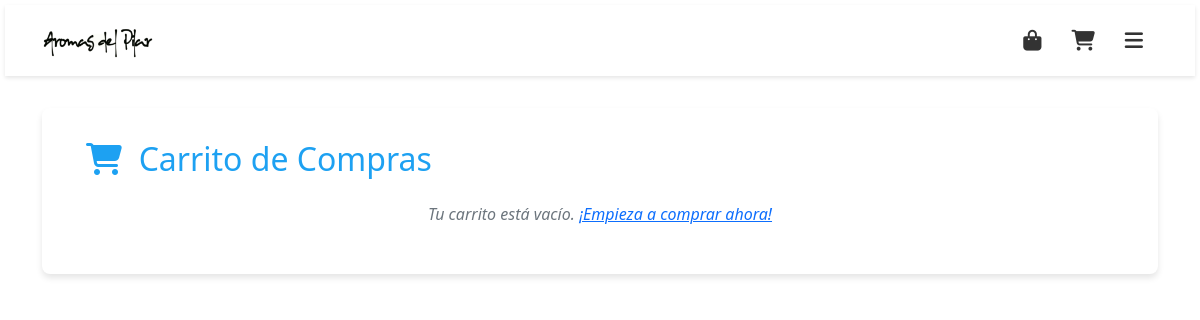
Before: /pedidos/carrito/ (signed in) with the older database file.
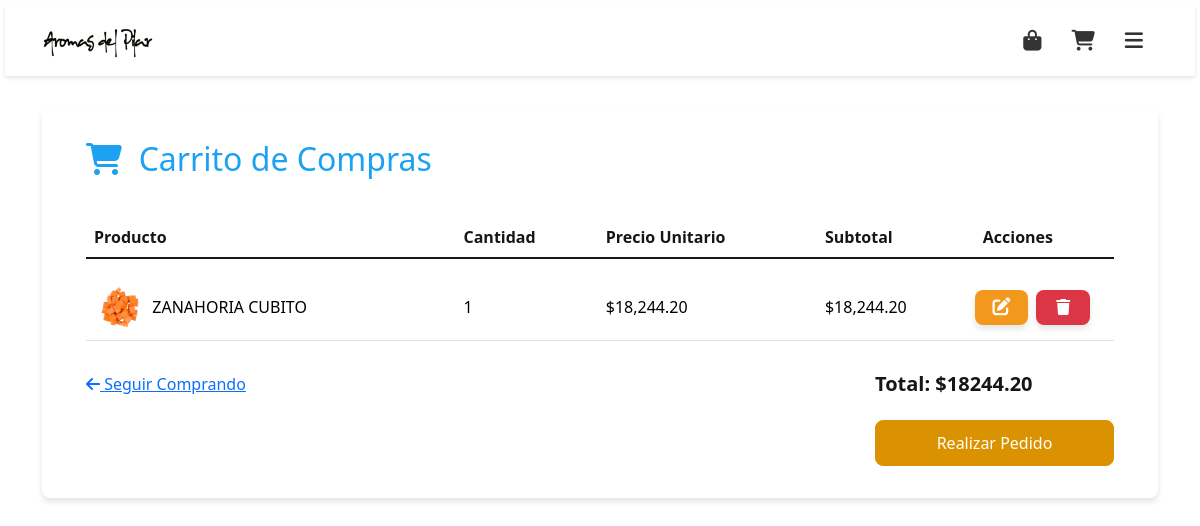
After: the same page with the newer database file.
### pedidos/models.py (models this page shows, shortened)
class ItemPedido(models.Model):
    pedido = models.ForeignKey(Pedido, on_delete=models.CASCADE, related_name='items')
    producto = models.ForeignKey(Producto, on_delete=models.CASCADE,null=True)
    producto_precio = models.ForeignKey(ProductoPrecio, on_delete=models.CASCADE,null=True)
    cantidad = models.PositiveIntegerField(default=1)
    precio_unitario = models.DecimalField(max_digits=25,decimal_places=2,blank=False,null=False,default=0)
    subtotal = models.DecimalField(max_digits=25,decimal_places=2,blank=False,null=False,default=0)
    def subtotal(self):
        return self.precio_unitario * self.cantidad

### inventario/models.py (models this page shows, shortened)
class Producto(models.Model):
    codigo = models.CharField(max_length=100,blank=True,null=True)
    nombre = models.CharField(max_length=100,blank=False,null=False)
    descripcion = models.CharField(max_length=200,blank=True,null=True)
    tipo = models.CharField(max_length=10, choices=TIPO_CHOICES, default='Simple')
    categoria = models.ForeignKey(Categoria, on_delete=models.SET_NULL, null=True, blank=True)
    cantidad = models.DecimalField(max_digits=20, decimal_places=2, default=1, blank=False, null=False)
    unidad_de_medida = models.CharField(max_length=50,choices=UNIDADES_DE_MEDIDA,blank=False,null=False,default="Unidades")
    costo_unitario = models.DecimalField(max_digits=20, decimal_places=2, default=0, blank=False, null=False)
    proveedor = models.ForeignKey(Proveedor, on_delete=models.SET_NULL, null=True, blank=True,verbose_name='Proveedor Ult. Compra')
    imagen = models.ImageField(
        max_length=255,
        upload_to='img/',
        blank=True,
        null=True,
        validators=[FileExtensionValidator(allowed_extensions=['jpg', 'jpeg', 'png', 'gif']), validate_image_size]
    )
    habilitar_venta = models.BooleanField(default=False)
    ultima_modificacion = models.DateTimeField(auto_now_add=True,blank=True,null=True)
    class Meta:
        verbose_name = 'producto'
        verbose_name_plural = '📦 Productos'

### pedidos/views.py (the view, shortened to what this page needs)
# urls.py: path('carrito/', carrito, name='carrito'),
@login_required
def carrito(request):
    config = configuracion.objects.first()
    try:
        cliente = Cliente.objects.get(usuario=request.user)
        if cliente.habilitado == False:
            return render(request, 'cuenta_suspendida.html')
    except Cliente.DoesNotExist:
        return render(request, 'cuenta_no_verificada.html')
    if request.method == 'GET':
        pedido, creado = Pedido.objects.get_or_create(cliente=cliente, estado='abierto')
        items = pedido.items.all()  # Obtener los ítems del pedido
        total = sum(item.subtotal() for item in items)  # Calcular total
        usuario = request.user
        perfil = obtener_perfil(usuario)
        context = {
            'items': items,
            'total': total,
            'tipo_cliente': perfil['tipo_cliente'],
            'numero_usuario': perfil['numero_usuario'],
            'empresa': perfil['empresa'],
            'link_contacto': config.numero_contacto if config else None,
            'mensaje': f'Hola, soy {request.user}, me contacto por ...',
        }
        return render(request, 'carrito.html', context)

### front/templates/carrito.html (shortened to what this page needs)
{% extends "base.html" %}
{% load static %}
{% load humanize %}
{% block content %}
<div class="container cart-container">
    <div class="row contenedor-tabla">
        <div class="row">
            <h2 class="cart-title"><i class="fas fa-shopping-cart"></i>&nbsp; Carrito de Compras</h2>
            {% if items %}
                <div class="table-responsive">
                    <table class="table cart-table">
                        <thead>
                            <tr>
                                <th>Producto</th>
                                <th>Cantidad</th>
                                <th>Precio Unitario</th>
                                <th>Subtotal</th>
                                <th>Acciones</th>
                            </tr>
                        </thead>
                        <tbody>
                            {% for item in items %}
                                <tr>
                                    <td data-label="Producto">
                                        <div class="d-flex align-items-center">
                                            <img src="{% if item.producto.imagen %}{{ item.producto.imagen.url }}{% else %}{% static 'img/default.png' %}{% endif %}" alt="{{ item.producto.nombre }}" class="product-image-cart mr-3">
                                            <span>&nbsp; {{ item.producto.nombre }}</span>
                                        </div>
                                    </td>
                                    <td data-label="Cantidad">{{ item.cantidad|intcomma }}</td>
                                    <td data-label="Precio Unitario">${{ item.precio_unitario|intcomma }}</td>
                                    <td data-label="Subtotal">${{ item.subtotal|intcomma  }}</td>
                                    <td data-label="Acciones" class="justify-content-center">
                                        <div class="row w-100">
                                            <div class="col-6 p-1">
                                                <button class="edit-btn w-100" data-item-id="{{ item.id }}" data-current-quantity="{{ item.cantidad }}">
                                                    <i class="fas fa-edit"></i>
                                                </button>
                                            </div>
                                            <div class="col-6 p-1">
                                            <form method="POST" action="{% url 'carrito' %}" class="d-inline">
                                                <button type="submit" class="remove-btn w-100">
                                                    <i class="fas fa-trash"></i>
                                                </button>
                                            </form>
                                        </div>
                                    </div>
                                    </td>
                                </tr>
                            {% endfor %}
                        </tbody>
                    </table>
                </div>
            </div>
            <div class="row">
                <div class="col-12 col-md-9 mb-3 follow-button">
                    <a href="{% url 'productos' %}" >
                        <i class="fas fa-arrow-left mr-2"></i> Seguir Comprando
                    </a>
                </div>
                <div class="col-12 col-md-3 text-md-right">
                    <h4 class="cart-total pb-3">
                        Total: ${{ total }}
                    </h4>
                        <a href="#" class="btn btn-primary btn-order mt-2" id="confirmOrderButton">
                            Realizar Pedido
                        </a>
                </div>
            </div>
        {% else %}
            <p class="empty-cart">Tu carrito está vacío. <a href="{% url 'productos' %}">¡Empieza a comprar ahora!</a></p>
        {% endif %}
        </div>
</div>
{% endblock %}

### front/templates/base.html (shortened to what this page needs)
{% load static %}
<!DOCTYPE html>
<html lang="es">
<head>
    <link rel="stylesheet" href="{% static 'css/styles.css' %}">
    <link rel="stylesheet" href="{% static 'css/theme.css' %}">
    <link rel="stylesheet" href="{% static 'css/button_order_ok.css' %}">
    <link rel="stylesheet" href="{% static 'bootstrap/css/bootstrap.min.css' %}">
    <link rel="stylesheet" href="{% static 'fontawesome/css/all.min.css' %}">
</head>
<body>
    <div style="padding: 5px;">
        <nav class="navbar navbar-expand-lg navbar-light">
            <div class="container">
                <a class="navbar-brand" href="{% url 'home' %}">
                    <img src="{% static 'logo.png' %}" alt="Logo" >
                </a>
                <div class="d-flex align-items-center">
                    {% if request.user.is_authenticated %}
                        <a href="{% url 'productos' %}" class="nav-icon">
                            <i class="fas fa-shopping-bag"></i>
                        </a>
                        <a href="{% url 'carrito' %}" class="nav-icon">
                            <i class="fas fa-shopping-cart"></i>
                        </a>
                        <div class="dropdown">
                            <a href="#" class="nav-icon" id="navbarDropdown" role="button" data-bs-toggle="dropdown">
                                <i class="fas fa-bars"></i>
                            </a>
                        </div>
                    {% else %}
                    <a href="#" class="btn icon-btn text-success nav-icon" id="loginButton">
                        <i class="fas fa-sign-in-alt"></i>
                    </a>
                    {% endif %}
                </div>
            </div>
        </nav>
        <main class="container">
            {% block content %}
            {% endblock %}
    </div>
    </main>
</body>
</html>

### static/css/styles.css (style rules this page uses)
body { background-color: #f8f9fa; }
.navbar { background-color: #fff; box-shadow: 0 2px 4px rgba(0, 0, 0, 0.1); }
.navbar-brand img { height: 45px; }
.nav-icon { font-size: 1.3rem; color: #333; margin:0px 15px; }
.edit-btn { background-color: #ffc107; border: none; color: white; display: inline-flex; align-items: center; justify-content: center; border-radius: 10px; width: 35px; height: 35px; cursor: pointer; transition: background-color 0.3s ease, transform 0.2s ease; box-shadow: 0 4px 6px rgba(0, 0, 0, 0.1); }
.edit-btn i { font-size: 18px; }

### front/templates/carrito.html (style rules this page uses)
.cart-container { background-color: #ffffff; border-radius: 8px; box-shadow: 0 4px 6px rgba(0, 0, 0, 0.1); padding: 2rem; margin-top: 2rem; margin-bottom: 2rem; }
.cart-title { color: #1DA1F2; margin-bottom: 1.5rem; }
.cart-table { border-collapse: separate; border-spacing: 0 15px; }
.cart-table thead th { border-top: none; border-bottom: 2px solid ; color: #14171A; }
.cart-table tbody tr { transition: all 0.3s ease; }
.cart-table td { vertical-align: middle; }
.product-image-cart { width: 50px; height: 50px; object-fit: cover; border-radius: 4px; }
.cart-total { font-size: 1.25rem; font-weight: bold; color: #14171A; }
.btn-order, .btn-continue { font-size: 16px; padding: 10px 20px; border-radius: 8px; width: auto; min-width: 150px; transition: all 0.3s ease; display: flex; align-items: center; justify-content: center; gap: 8px; }
.btn-order { background-color: #db9201; border-color: #db9201; }
.remove-btn { background-color: #dc3545; border: none; color: white; display: inline-flex; align-items: center; justify-content: center; border-radius: 8px; width: 35px; height: 35px; cursor: pointer; transition: background-color 0.3s ease, transform 0.2s ease; box-shadow: 0 4px 6px rgba(0, 0, 0, 0.1); margin-right: 10px; }
.edit-btn i { font-size: 18px; }
.edit-btn { background-color: #f2991d; border: none; color: white; display: inline-flex; align-items: center; justify-content: center; border-radius: 8px; width: 35px; height: 35px; cursor: pointer; transition: background-color 0.3s ease, transform 0.2s ease; box-shadow: 0 4px 6px rgba(0, 0, 0, 0.1); margin-right: 10px; }
.btn { display: block; width: 100%; padding: 10px; border-radius: 8px; font-size: 16px; cursor: pointer; }
.contenedor-tabla { justify-content: center; }
@media (min-width: 768px) { .cart-table { display: table; } }

Changed rows visible on the page:
added ItemPedido: producto.imagen (picture), producto.nombre "ZANAHORIA CUBITO", cantidad "1", precio_unitario "18,244.20", subtotal "18,244.20"
Other visible differences:
{{ total }}: (not shown) → "18244.20"
text no longer shown: "Tu carrito está vacío. ¡Empieza a comprar ahora!"
text now shown: "Producto Cantidad Precio Unitario Subtotal Acciones Seguir Comprando Total: $ Realizar Pedido"
